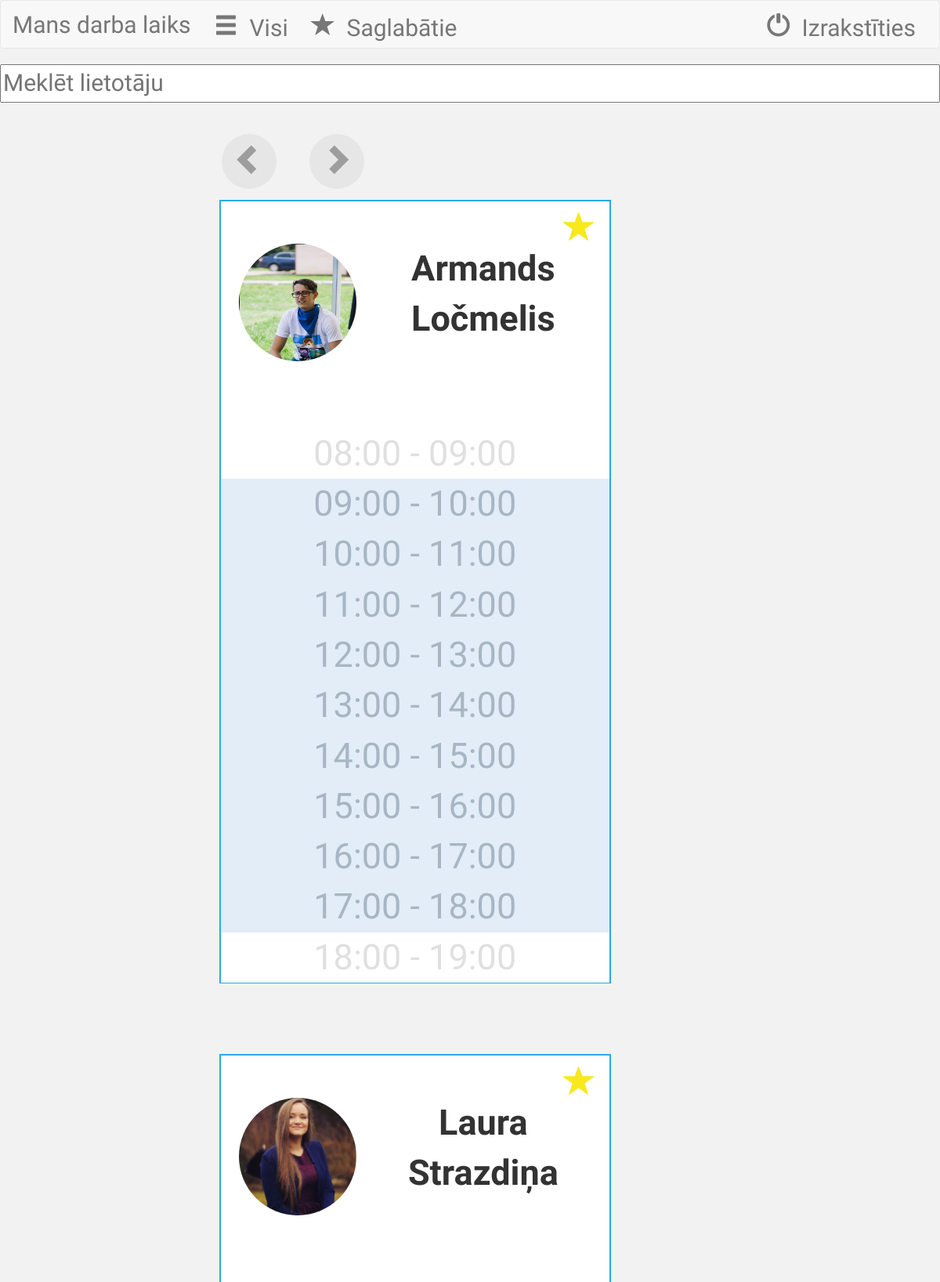
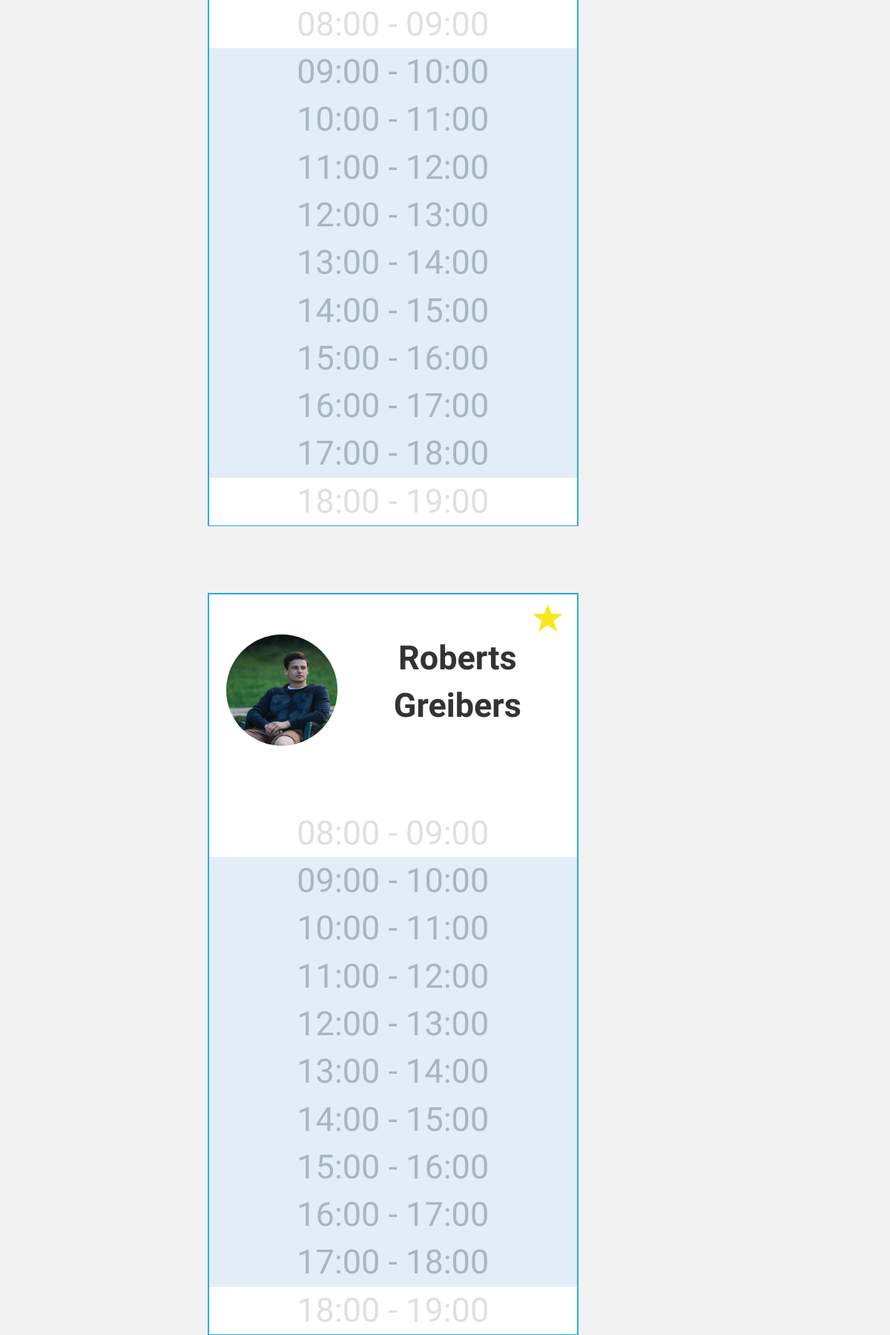
/darba_laiks/saglabatie/ (signed in, upper part), run on the app's committed database (2 pictures, top to bottom).
### darba_laiks/models.py (models this page shows, shortened)
class Saglabatie(models.Model):
    lietotajs_kurs_pievienoja=models.ForeignKey(settings.AUTH_USER_MODEL, related_name='lietotajs_kurs_pievienoja')
    lietotajs_kuru_pievienoja=models.ForeignKey(settings.AUTH_USER_MODEL, related_name='lietotajs_kuru_pievienoja')

class UserProfile(models.Model):
    user = models.OneToOneField(User, related_name='userprofile')
    avatar = models.FileField(default='/avatar.jpg')
    def create_user_profile(sender, instance, created, **kwargs):
        if created:
            UserProfile.objects.create(user=instance)
    post_save.connect(create_user_profile, sender=User)

### darba_laiks/views.py (the view, shortened to what this page needs)
def saglabatie(request):
    user_agent = get_user_agent(request)
    if user_agent.is_pc:
        x=request.user_agent.browser.family
        if request.method == 'GET':
            datums = datetime.date.today()
            darba_laika_id = Darba_laiks.objects.filter(datums=datetime.date.today()).values_list('id',flat=True).distinct()
            collection_ids = Darba_laiks.objects.filter(datums=datetime.date.today()).values_list('lietotajs',flat=True).distinct()
            izmainitie = [
                Darba_laiks.objects.filter(lietotajs__id=c)[0] for c in collection_ids
                ]
            iemesli = [
                Iemesls.objects.filter(darba_laiks__id=c)[0] for c in darba_laika_id
                ]
            atstrada= Atstrada.objects.filter(darba_laiks__id__in=darba_laika_id)
            lietotajs_kurs_pievienoja=request.user
            lietotaja_saglabatie=Saglabatie.objects.filter(lietotajs_kurs_pievienoja=lietotajs_kurs_pievienoja)
            context= {'lietotaja_saglabatie': lietotaja_saglabatie,
                      'datums': datums,
                      'izmainitie': izmainitie,
                      'iemesli': iemesli,
                      'atstrada': atstrada,
                      'x': x,
                     }
            return render(request, 'saglabatie.html', context)
        if request.method == 'POST':
            saglabata_id=request.POST.get("id")
            datums = request.POST.get("date")
            lietotajs_kurs_pievienoja = request.user
            lietotaja_saglabatie = Saglabatie.objects.filter(lietotajs_kurs_pievienoja=lietotajs_kurs_pievienoja)
            darba_laika_id = Darba_laiks.objects.filter(datums=datums).values_list('id', flat=True).distinct()
            collection_ids = Darba_laiks.objects.filter(datums=datums).values_list('lietotajs',flat=True).distinct()
            izmainitie = [
                Darba_laiks.objects.filter(lietotajs__id=c)[0] for c in collection_ids
            ]
            iemesli = [
                Iemesls.objects.filter(darba_laiks__id=c)[0] for c in darba_laika_id
            ]
            atstrada = Atstrada.objects.filter(darba_laiks__id__in=darba_laika_id)
            lietotajs_kurs_pievienoja = request.user
            lietotaja_saglabatie = Saglabatie.objects.filter(lietotajs_kurs_pievienoja=lietotajs_kurs_pievienoja)
            if saglabata_id:
                lietotajs_kuru_pievienoja = User.objects.get(id=saglabata_id)
                i = Saglabatie.objects.filter(lietotajs_kuru_pievienoja=lietotajs_kuru_pievienoja)
                datums=request.POST.get("datums1")
                i.delete()
            context = {'lietotaja_saglabatie': lietotaja_saglabatie,
                       'datums': datums,
                       'izmainitie': izmainitie,
                       'iemesli': iemesli,
                       'atstrada': atstrada,
                       }
            return render(request, 'saglabatie.html', context)
    else:
        if request.method == 'GET':
            datums = datetime.date.today()
            darba_laika_id = Darba_laiks.objects.filter(datums=datetime.date.today()).values_list('id',flat=True).distinct()
            collection_ids = Darba_laiks.objects.filter(datums=datetime.date.today()).values_list('lietotajs',flat=True).distinct()
            izmainitie = [
                Darba_laiks.objects.filter(lietotajs__id=c)[0] for c in collection_ids
                ]
            iemesli = [
                Iemesls.objects.filter(darba_laiks__id=c)[0] for c in darba_laika_id
                ]
            atstrada= Atstrada.objects.filter(darba_laiks__id__in=darba_laika_id)
            lietotajs_kurs_pievienoja=request.user
            lietotaja_saglabatie=Saglabatie.objects.filter(lietotajs_kurs_pievienoja=lietotajs_kurs_pievienoja)
            context= {'lietotaja_saglabatie': lietotaja_saglabatie,
                      'datums': datums,
                      'izmainitie': izmainitie,
                      'iemesli': iemesli,
                      'atstrada': atstrada,
                     }
            return render(request, 'saglabatie_mobile.html', context)

### templates/saglabatie_mobile.html (shortened to what this page needs)
{%extends "base_mobile.html" %}
{% block content %}
{% load staticfiles %}
<link rel="stylesheet" type="text/css" href="{% static 'css/all_mobile.css' %}">
        <div class="row">
            <div id = "search">
                    <input type="text" name="q" placeholder="Meklēt lietotāju" id="searchField">
            </div>
        </div>
        <div class = "container-fluid" id = "content">
            <div class = "Month" id = "Month"></div>
            <div class = "row" id = "dateRow">
                <div id = "dayBack">
                        <form method='POST' role="form" action="/darba_laiks/saglabatie/">{% csrf_token %}
                            <button class="Button">
                                <span class="glyphicon glyphicon-chevron-left arrow"></span>
                            </button>
                        </form>
                </div>
                <div id = "dayForward">
                    <form method='POST' role="form" action="/darba_laiks/saglabatie/">{% csrf_token %}
                        <button class="Button" id = "buttonDown">
                            <span class="glyphicon glyphicon-chevron-right arrow"></span>
                        </button>
                    </form>
                </div>
            </div>
            {% for izmainits in lietotaja_saglabatie %}
                {% if request.user == izmainits%}
                {% else %}
               <div class = "row" id = "people">
                <div class = "col-sm-2 userBox" id ="oneUser">
                     <div class = "dayBox" id = "box">
                        <div id = "user">
                                <form method='POST' class = "star" role="form" action="/darba_laiks/darbinieki/">{% csrf_token %}
                                    <button type = "submit" value = "Saglabāt" id="Save">
                                        <span class="glyphicon glyphicon-star starFavorites"></span>
                                    </button>
                                </form>
                            <div id = "userInfo">
                                    <img src="{{izmainits.lietotajs_kuru_pievienoja.userprofile.avatar.url}}" class="img">
                                <div id ="userName">
                                    <div class ="userFull">{{izmainits.lietotajs_kuru_pievienoja.first_name}} {{izmainits.lietotajs_kuru_pievienoja.last_name}}</div>
                                </div>
                            </div>
                        </div>
                        <ul id = "time">
                             <li class = "box1" id = "Mo08">08:00 - 09:00</li>
                             <li tabindex="1" class = "box2" id = "09" data-toggle = "tooltip" data-placement = "right">09:00 - 10:00</li>
                             <li tabindex="1" class = "box2" id = "10" data-toggle = "tooltip" data-placement = "right">10:00 - 11:00</li>
                             <li tabindex="1" class = "box2" id = "11" data-toggle = "tooltip" data-placement = "right">11:00 - 12:00</li>
                             <li tabindex="1" class = "box2" id = "12" data-toggle = "tooltip" data-placement = "right">12:00 - 13:00</li>
                             <li tabindex="1" class = "box2" id = "13" data-toggle = "tooltip" data-placement = "right">13:00 - 14:00</li>
                             <li tabindex="1" class = "box2" id = "14" data-toggle = "tooltip" data-placement = "right">14:00 - 15:00</li>
                             <li tabindex="1" class = "box2" id = "15" data-toggle = "tooltip" data-placement = "right">15:00 - 16:00</li>
                             <li tabindex="1" class = "box2" id = "16" data-toggle = "tooltip" data-placement = "right">16:00 - 17:00</li>
                             <li tabindex="1" class = "box2" id = "17" data-toggle = "tooltip" data-placement = "right">17:00 - 18:00</li>
                             <li class = "box1" id = "18">18:00 - 19:00</li>
                         </ul>
                     </div>
                </div>
 </div>
                   {% endif %}
            {% endfor %}
        </div>
{% endblock %}

### static/css/style_mobile.css (style rules this page uses)
#Content { margin-top: 100px; margin-left: 250px; margin-right: 250px; }
body { background-color: #f2f2f2; font-family: 'Oxygen'; }
li { list-style-type: none; }

### static/css/all_mobile.css (style rules this page uses)
#content { margin-top: 10px; }
#searchField { width: 100%; font-size:30px; }
.img { width: 150px; height: 150px; float:left; margin-right:0.25em; margin-left: 0.5em; border-radius: 50%; }
li { list-style-type: none; }
.col-sm-2 { font-size:45px; }
#oneUser { width: 500px; text-align: center; margin-bottom: 2em; }
#userName { font-weight: bold; padding-right: 10px; }
#Month { font-size: 60px; font-weight: bold; color: #259adb; text-align: center; padding-bottom: 0.5em; }
#dateRow { display: flex; margin-left: 0.2em; }
#box { width: 500px; height: 1000px; border: solid 2px #29abe2; text-align: center; background-color: #ffffff; }
.box1 { background-color: #ffffff; color: #e0e0e0; }
.box2 { background-color: #e2edf8; color: #a8b6c3; }
.Button { width: 70px; height: 70px; border-radius: 68px; background-color: #e6e6e6; border: 0; outline:none; }
.arrow { font-size: 40px; color: #9d9d9d; display: block; margin-top: 10px; }
#dayBack { padding-right: 3em; }
.starFavorites { color: #f8e81c; }
.star { font-size: 40px; top: 0; text-align: right; padding-top:0.3em; padding-right: 0.3em; margin-bottom: 0; }
#Save { color: #DCDCDC; background-color: inherit; border: none; outline:none; }
#time { margin-left: -0.9em; }
#user { height: 290px; }

### data on the page
Saglabatie: lietotajs_kuru_pievienoja.userprofile.avatar (picture), lietotajs_kuru_pievienoja.first_name "Armands", lietotajs_kuru_pievienoja.last_name "Ločmelis"
Saglabatie: lietotajs_kuru_pievienoja.userprofile.avatar (picture), lietotajs_kuru_pievienoja.first_name "Laura", lietotajs_kuru_pievienoja.last_name "Strazdiņa"
Saglabatie: lietotajs_kuru_pievienoja.userprofile.avatar (picture), lietotajs_kuru_pievienoja.first_name "Roberts", lietotajs_kuru_pievienoja.last_name "Greibers"
